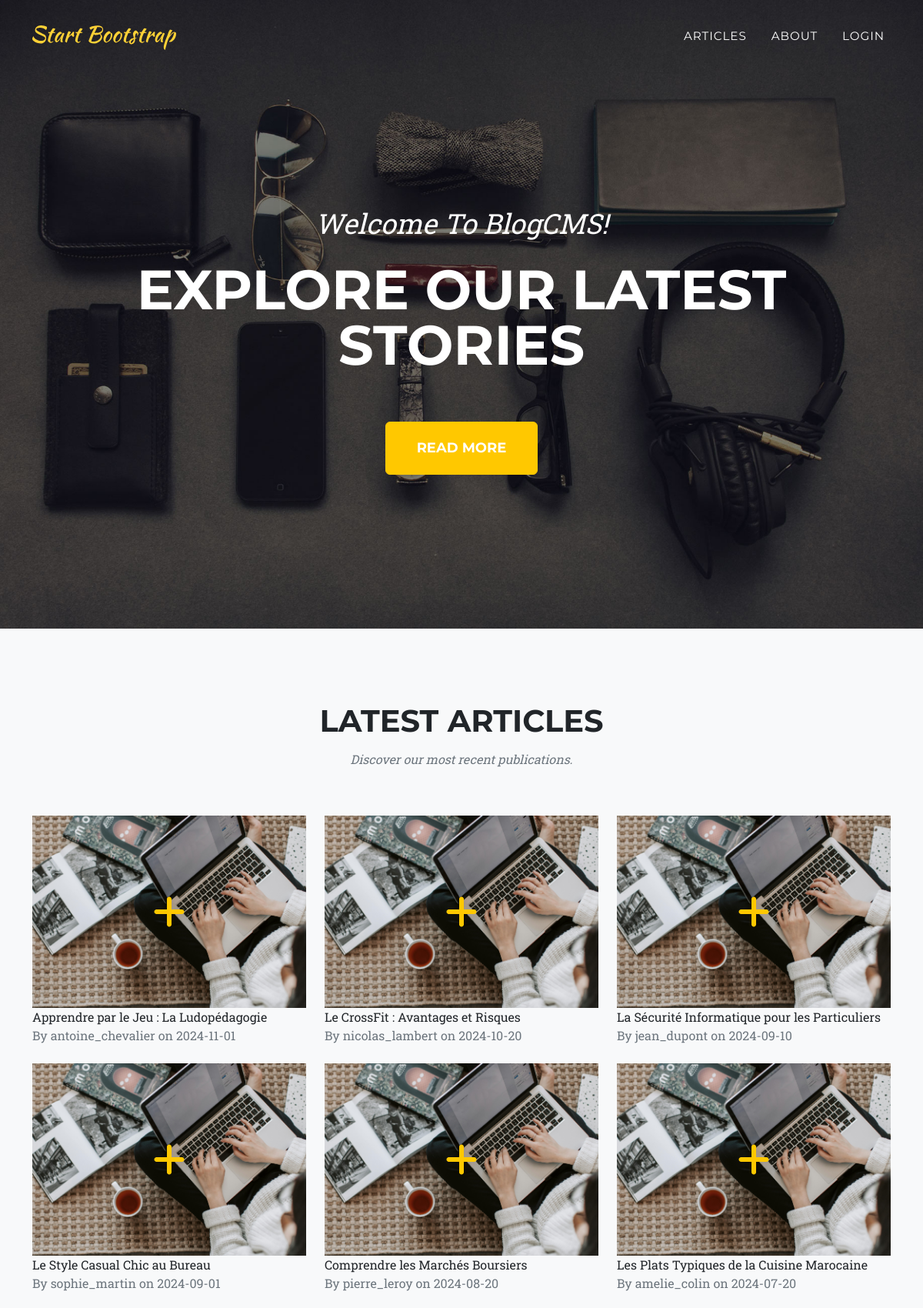
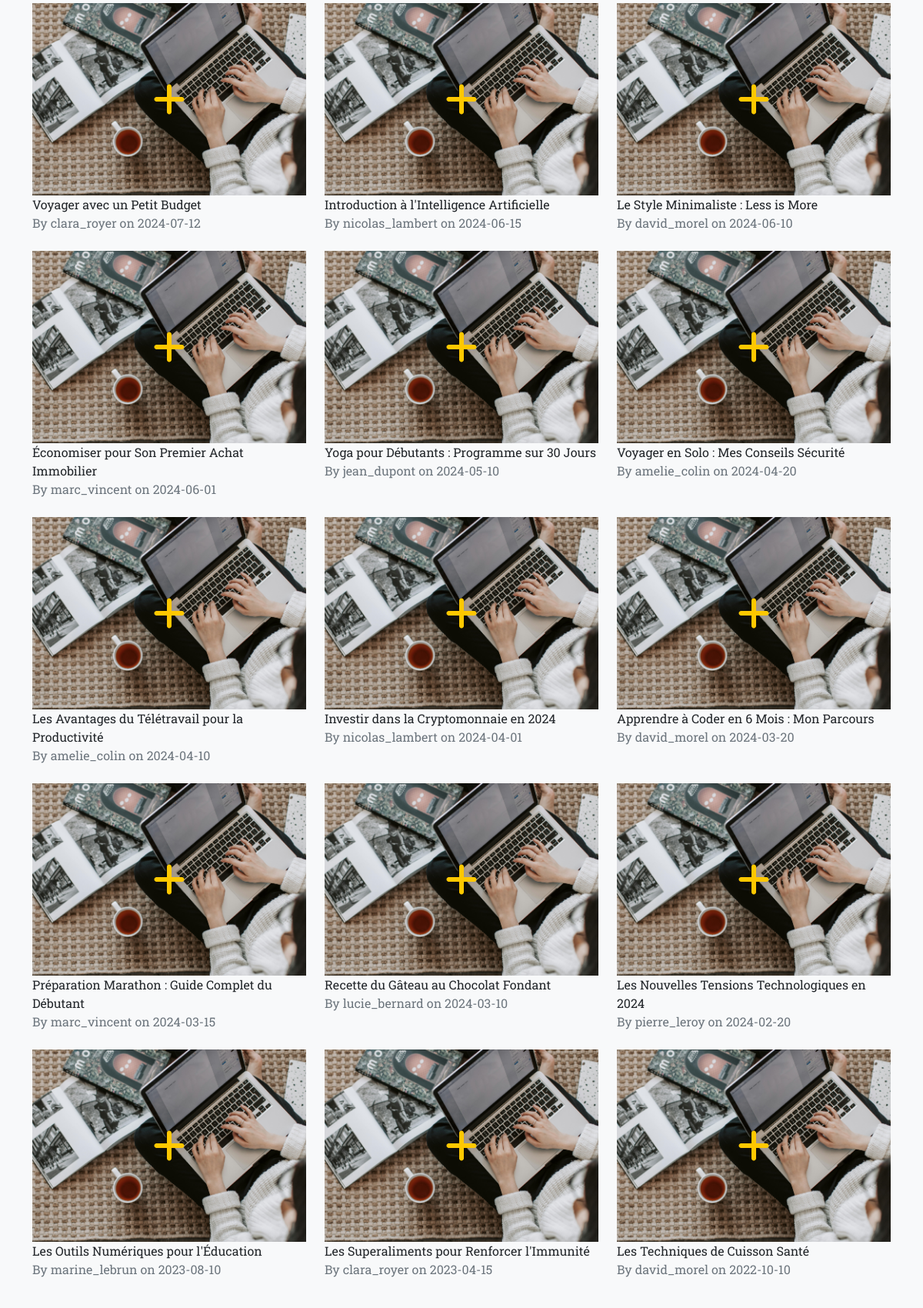
The page / (upper part) on the database its author committed (2 pictures, top to bottom).
### tables this page shows
CREATE TABLE `article` (
  `id_article` int(11) NOT NULL,
  `titre` varchar(100) DEFAULT NULL,
  `contenu` text DEFAULT NULL,
  `date_creation` date DEFAULT NULL,
  `date_modification` date DEFAULT NULL,
  `nom_createur` varchar(30) DEFAULT NULL,
  `id_categorie` int(11) DEFAULT NULL,
  `statu` varchar(30) DEFAULT 'published'
);

### functions.php (called while the page is built, shortened)
<?php
function escape($string) {
    return htmlspecialchars($string, ENT_QUOTES, 'UTF-8');
}
function isLoggedIn() {
    return isset($_SESSION['user_name']);
}
function getPublishedArticles($pdo) {
    $stmt = $pdo->prepare("
        SELECT a.*, u.nom, u.prenom, c.nom_categorie
        FROM article a
        LEFT JOIN users u ON a.nom_createur = u.user_name
        LEFT JOIN categorie c ON a.id_categorie = c.id_categorie
        WHERE a.statu = 'published'
        ORDER BY a.date_creation DESC
    ");
    $stmt->execute();
    return $stmt->fetchAll();
}
?>

### index.php (the view, shortened to what this page needs)
<?php
require_once 'db.php';
require_once 'functions.php';
$articles = getPublishedArticles($pdo);
?>
<!DOCTYPE html>
<html lang="en">
    <head>
        <link href="startbootstrap-agency-gh-pages/css/styles.css" rel="stylesheet" />
    </head>
    <body id="page-top">
        <nav class="navbar navbar-expand-lg navbar-dark fixed-top" id="mainNav">
            <div class="container">
                <a class="navbar-brand" href="#page-top"><img src="startbootstrap-agency-gh-pages/assets/img/navbar-logo.svg" alt="..." /></a>
                <div class="collapse navbar-collapse" id="navbarResponsive">
                    <ul class="navbar-nav text-uppercase ms-auto py-4 py-lg-0">
                        <li class="nav-item"><a class="nav-link" href="#articles">Articles</a></li>
                        <li class="nav-item"><a class="nav-link" href="#about">About</a></li>
                        <?php if (isLoggedIn()): ?>
                            <?php if (!isAdmin()): ?>
                                <li class="nav-item"><a class="nav-link" href="author/my_articles.php">My Articles</a></li>
                            <?php endif; ?>
                            <li class="nav-item"><a class="nav-link" href="logout.php">Logout (<?= escape($_SESSION['user_name']) ?>)</a></li>
                            <?php if (isAdmin()): ?>
                                <li class="nav-item"><a class="nav-link" href="admin/dashboard.php">Dashboard</a></li>
                            <?php endif; ?>
                        <?php else: ?>
                            <li class="nav-item"><a class="nav-link" href="login.php">Login</a></li>
                        <?php endif; ?>
                    </ul>
                </div>
            </div>
        </nav>
        <header class="masthead" style="background-image: url('startbootstrap-agency-gh-pages/assets/img/header-bg.jpg');">
            <div class="container">
                <div class="masthead-subheading">Welcome To BlogCMS!</div>
                <div class="masthead-heading text-uppercase">Explore Our Latest Stories</div>
                <a class="btn btn-primary btn-xl text-uppercase" href="#articles">Read More</a>
            </div>
        </header>
        <section class="page-section bg-light" id="articles">
            <div class="container">
                <div class="text-center">
                    <h2 class="section-heading text-uppercase">Latest Articles</h2>
                    <h3 class="section-subheading text-muted">Discover our most recent publications.</h3>
                </div>
                <div class="row">
                    <?php if (empty($articles)): ?>
                        <div class="col-12 text-center"><p>No articles found.</p></div>
                    <?php else: ?>
                        <?php foreach ($articles as $article): ?>
                            <div class="col-lg-4 col-sm-6 mb-4">
                                <div class="portfolio-item">
                                    <a class="portfolio-link" href="article.php?id=<?= $article['id_article'] ?>">
                                        <div class="portfolio-hover">
                                            <div class="portfolio-hover-content"><i class="fas fa-plus fa-3x"></i></div>
                                        </div>
                                        <img class="img-fluid" src="picture.jpg" alt="<?= escape($article['titre']) ?>" style="width: 100%; height: 250px; object-fit: cover;" />
                                    </a>
                                    <div class="portfolio-caption">
                                        <div class="portfolio-caption-heading"><?= escape($article['titre']) ?></div>
                                        <div class="portfolio-caption-subheading text-muted">
                                            By <?= escape($article['nom_createur']) ?> on <?= escape($article['date_creation']) ?>
                                        </div>
                                    </div>
                                </div>
                            </div>
                        <?php endforeach; ?>
                    <?php endif; ?>
                </div>
            </div>
        </section>
    </body>
</html>

### index.php (style rules this page uses)
.portfolio-link { position: relative !important; display: block !important; }
.portfolio-link .portfolio-hover { position: absolute !important; top: 0 !important; left: 0 !important; width: 100% !important; height: 100% !important; display: flex !important; align-items: center !important; justify-content: center !important; z-index: 10 !important; }
.portfolio-link .portfolio-hover .portfolio-hover-content { position: static !important; transform: none !important; margin: 0 !important; }

### rows shown on the page
article: titre "Apprendre par le Jeu : La Ludopédagogie", nom_createur "antoine_chevalier", date_creation "2024-11-01"
article: titre "Le CrossFit : Avantages et Risques", nom_createur "nicolas_lambert", date_creation "2024-10-20"
article: titre "La Sécurité Informatique pour les Particuliers", nom_createur "jean_dupont", date_creation "2024-09-10"
article: titre "Le Style Casual Chic au Bureau", nom_createur "sophie_martin", date_creation "2024-09-01"
article: titre "Comprendre les Marchés Boursiers", nom_createur "pierre_leroy", date_creation "2024-08-20"
article: titre "Les Plats Typiques de la Cuisine Marocaine", nom_createur "amelie_colin", date_creation "2024-07-20"
article: titre "Voyager avec un Petit Budget", nom_createur "clara_royer", date_creation "2024-07-12"
article: titre "Introduction à l'Intelligence Artificielle", nom_createur "nicolas_lambert", date_creation "2024-06-15"
article: titre "Le Style Minimaliste : Less is More", nom_createur "david_morel", date_creation "2024-06-10"
article: titre "Économiser pour Son Premier Achat Immobilier", nom_createur "marc_vincent", date_creation "2024-06-01"
article: titre "Yoga pour Débutants : Programme sur 30 Jours", nom_createur "jean_dupont", date_creation "2024-05-10"
article: titre "Voyager en Solo : Mes Conseils Sécurité", nom_createur "amelie_colin", date_creation "2024-04-20"
article: titre "Les Avantages du Télétravail pour la Productivité", nom_createur "amelie_colin", date_creation "2024-04-10"
article: titre "Investir dans la Cryptomonnaie en 2024", nom_createur "nicolas_lambert", date_creation "2024-04-01"
article: titre "Apprendre à Coder en 6 Mois : Mon Parcours", nom_createur "david_morel", date_creation "2024-03-20"
article: titre "Préparation Marathon : Guide Complet du Débutant", nom_createur "marc_vincent", date_creation "2024-03-15"
article: titre "Recette du Gâteau au Chocolat Fondant", nom_createur "lucie_bernard", date_creation "2024-03-10"
article: titre "Les Nouvelles Tensions Technologiques en 2024", nom_createur "pierre_leroy", date_creation "2024-02-20"
article: titre "Les Outils Numériques pour l'Éducation", nom_createur "marine_lebrun", date_creation "2023-08-10"
article: titre "Les Superaliments pour Renforcer l'Immunité", nom_createur "clara_royer", date_creation "2023-04-15"
article: titre "Les Techniques de Cuisson Santé", nom_createur "david_morel", date_creation "2022-10-10"
